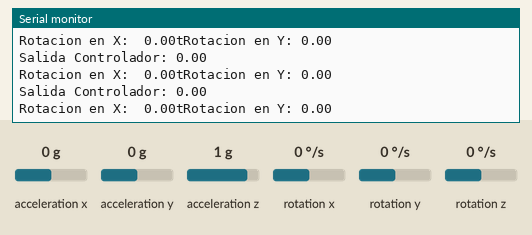
A sketch run on a simulated ESP32. On the bench: the last lines printed to the serial monitor. Inputs (shaded band) come from the test bench; at power-on: rotation x 0 °/s, rotation y 0 °/s, acceleration x 0 g, acceleration y 0 g, acceleration z 1 g, rotation z 0 °/s.

Above: at 1.2 s.
1.3 s: rotation x set to -192 °/s
At 1.46 s:
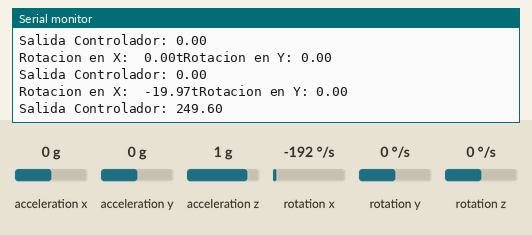
2.8 s: rotation y set to -192 °/s
At 2.88 s:
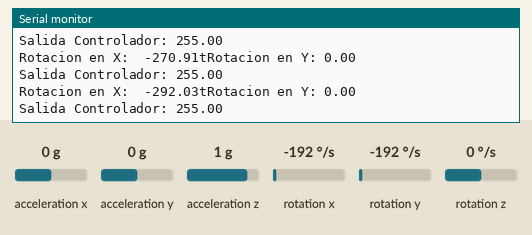
4.3 s: rotation x set to -100 °/s
At 4.34 s:
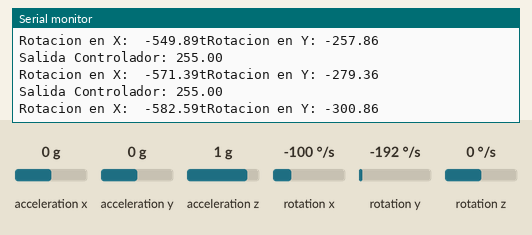
Timing chart, 0 to 7.3 s (numbered marks = the images above; inputs shaded):
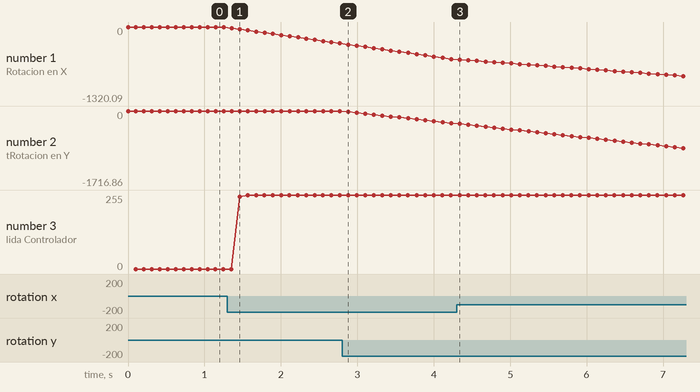

Measured:
- after the input at 1.3 s, the serial monitor: prints a new line after 0.05 s (image 1)
- plotted number 1: 0 → -292.03 after the input at 1.3 s, -292.03 → -571.39 after the input at 2.8 s
- plotted number 2: 0 → -279.36 after the input at 2.8 s
- plotted number 3: 0 → 255 after the input at 1.3 s

The sketch:

Carro_ControlPosicion.ino
```cpp
#include <ESP32Servo.h>
#include <Wire.h>
#include <MPU6050.h>
#include <PID_v1.h>

MPU6050 sensor;

// Valores RAW (sin procesar) del acelerometro  en los ejes x,y,z
int16_t gx, gy, gz;
long tiempo_prev, dt;
float girosc_ang_x, girosc_ang_y;
float girosc_ang_x_prev, girosc_ang_y_prev;

//PID
//Define Variables we'll be connecting to
double Setpoint, Input, Output;
double Setpoint2, Input2, Output2;

//Specify the links and initial tuning parameters
double Kp=2, Ki=5, Kd=1;
//double Kp2=2, Ki2=5, Kd2=1;
PID myPID(&Input, &Output, &Setpoint, Kp, Ki, Kd, DIRECT);
//PID myPID(&Input2, &Output2, &Setpoint2, Kp2, Ki2, Kd2, DIRECT);

/*
//Pines
#define TRIG 15
#define ECHO 4
#define MotorD1 14
#define MotorD2 27
#define pwmMD 12
#define MotorI1 25
#define MotorI2 33
#define pwmMI 32

//Servo
Servo servo;
int pinServo=13;

//Variables
const int frec = 1000, canal1 = 5,canal2=6, res = 8;
float duracion, dist=0, distA=0, distI=0, distD=0;
int velocidadD=95, velocidadI=100;
float z=0;
*/

void setup() {
  Wire.begin();
  Serial.begin(9600);

  //MPU
  sensor.initialize();
  if (!sensor.testConnection()) {
    Serial.println("MPU6050 connection failed!");
    while (true);
  }
  sensor.CalibrateGyro();

  //initialize the variables we're linked to
  Input = 0;
  Setpoint = 0;

  //turn the PID on
  myPID.SetMode(AUTOMATIC);

  /*
  //Servo
  servo.attach(pinServo,500,2500);
  servo.write(90);
  //Motor derecho
  pinMode(MotorD1, OUTPUT);
  pinMode(MotorD2, OUTPUT);
  ledcSetup(canal1, frec, res);
  ledcAttachPin(pwmMD, canal1);
  ledcWrite(canal1, velocidadD);
  //Motor izquierdo
  pinMode(MotorI1, OUTPUT);
  pinMode(MotorI2, OUTPUT);
  ledcSetup(canal2, frec, res);
  ledcAttachPin(pwmMI, canal2);
  ledcWrite(canal2, velocidadI);
  //Sensor
  pinMode(TRIG, OUTPUT);
  pinMode(ECHO, INPUT);
  */
}

void loop() {
  // Leer las aceleraciones
  sensor.getRotation(&gx, &gy, &gz);
  //Calcular los angulos rotacion:
  dt = millis()-tiempo_prev;
  tiempo_prev=millis();

  girosc_ang_x = (gx/131)*dt/1000.0 + girosc_ang_x_prev;
  girosc_ang_y = (gy/131)*dt/1000.0 + girosc_ang_y_prev;

  girosc_ang_x_prev=girosc_ang_x;
  girosc_ang_y_prev=girosc_ang_y;

  //Mostrar los angulos separadas por un [tab]
  Serial.print("Rotacion en X:  ");
  Serial.print(girosc_ang_x);
  Serial.print("tRotacion en Y: ");
  Serial.println(girosc_ang_y);

  delay(100);
  int Salida;
  if(girosc_ang_x >= 0){
    Input = girosc_ang_x*(-1);
  }
  else{
    Input = girosc_ang_x;
  }
  myPID.Compute();
  /*
  if(girosc_ang_x >= 0){
    Salida = map(Output,0,255,100,150);
  }
  else{
    Salida = map(Output,0,255,100,50);
  }
  */
  /*
  if(Input > 0){
    Output = map(Output,0,255,100,50);
  }
*/
  /*
  if(Input >= 0){
    myPID.Compute();
    Salida = map(Output,0,255,100,150);
  }
  else{
    Input = Input*(-1);
    myPID.Compute();
    Salida = map(Output,0,255,100,50);
  }
  */
  /*
  Serial.print("Salida Controlador: ");
  Serial.println(Output);
  */
  Serial.print("Salida Controlador: ");
  Serial.println(Output);
/*
  //EVASOR
  distA=distancia();
  Serial.println("Distancia: ");
  Serial.println(distA);
  if(distA>=20 || distA==0){
    avanzar();
  } else if(distA<20 && distA>0){
    detener();
    delay(100);
  }

  int PosInicial = 0;
  int Err = girosc_ang_x - PosInicial;

  //CONTROL POSICION
  if(girosc_ang_x > 0){
    //aumentar velocidad rueda
  }
*/

}
/*
int distancia(){
  digitalWrite(TRIG, LOW);
  delayMicroseconds(3);
  digitalWrite(TRIG, HIGH);
  delayMicroseconds(10);
  digitalWrite(TRIG, LOW);
  duracion = pulseIn(ECHO, HIGH);
  dist = (343.0 / (10000.0 * 2.0)) * duracion;
  return dist;
}
void detener(){
  digitalWrite(MotorD1,LOW);
  digitalWrite(MotorD2,LOW);
  digitalWrite(MotorI1,LOW);
  digitalWrite(MotorI2,LOW);
}
void avanzar(){
  digitalWrite(MotorD1,HIGH);
  digitalWrite(MotorD2,LOW);
  digitalWrite(MotorI1,HIGH);
  digitalWrite(MotorI2,LOW);
}
void retroceder(){
  digitalWrite(MotorD1,LOW);
  digitalWrite(MotorD2,HIGH);
  digitalWrite(MotorI1,LOW);
  digitalWrite(MotorI2,HIGH);
}
void girarD(){
  digitalWrite(MotorD1,LOW);
  digitalWrite(MotorD2,HIGH);
  digitalWrite(MotorI1,HIGH);
  digitalWrite(MotorI2,LOW);
}
void girarI(){
  digitalWrite(MotorD1,HIGH);
  digitalWrite(MotorD2,LOW);
  digitalWrite(MotorI1,LOW);
  digitalWrite(MotorI2,HIGH);
}
*/
```
